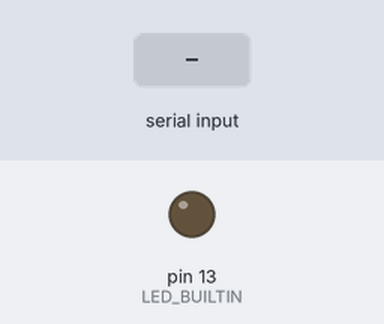
The sketch below on a simulated Arduino Uno, built with avr-gcc and run on an emulated ATmega328P. On the bench: output pins drawn as LEDs (lit = HIGH). Inputs (shaded band) come from the test bench.

Above: at 1.2 s.
1.3 s: "1" received over Serial
At 1.7 s:
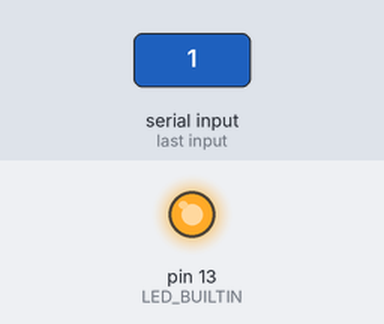
2.8 s: "0" received over Serial
At 4.0 s:
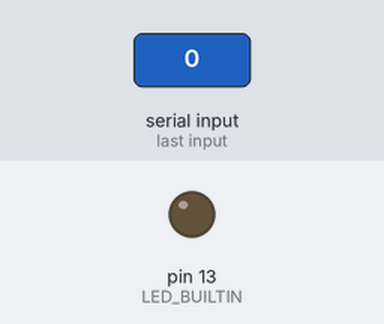
Timing chart, 0 to 5.8 s (numbered marks = the images above; inputs shaded):
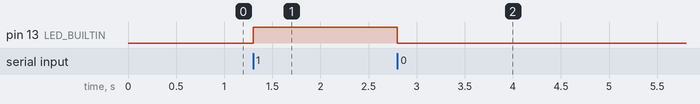

Measured:
- after the input at 1.3 s, pin 13 (LED_BUILTIN): LOW → HIGH at once
- after the input at 2.8 s, pin 13 (LED_BUILTIN): HIGH → LOW at once

The sketch:

serial_LED_13_on_off.ino
```cpp
char incoming_char = '0';
void setup()
{  pinMode(LED_BUILTIN, OUTPUT);  Serial.begin(9600);
}


void loop()
{if (Serial.available() > 0) {    incoming_char = Serial.read();     }          if (incoming_char == '1') {          digitalWrite(LED_BUILTIN, HIGH);      }          if (incoming_char == '0') {            digitalWrite(LED_BUILTIN, LOW);         }}
```
